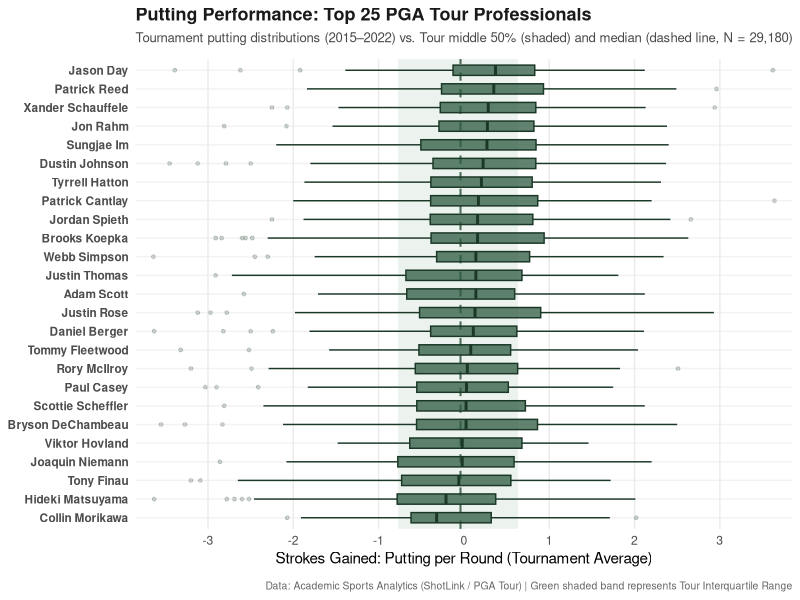

Write the R code that produced this figure.
## ---- chunk 1
#| label: fig-putting-distribution
#| fig-cap: "Career tournament putting distributions for the top 25 PGA Tour players compared against the overall tour baseline."
#| fig-width: 8.5
#| fig-height: 7.5

library(tidyverse)

# Load tournament-level PGA Tour data
pga_data <- read_csv("data/pga_putting.csv", show_col_types = FALSE)

# Identify the top 25 golfers by career Strokes Gained: Total (min 40 tournaments)
top25_players <- pga_data |>
  group_by(player) |>
  summarize(
    events = n(),
    mean_sg_total = mean(sg_total, na.rm = TRUE),
    median_sg_putt = median(sg_putt, na.rm = TRUE),
    .groups = "drop"
  ) |>
  filter(events >= 40) |>
  slice_max(order_by = mean_sg_total, n = 25)

# Filter all tournament rounds for these top 25 golfers
top25_rounds <- pga_data |>
  inner_join(top25_players |> select(player, median_sg_putt), by = "player") |>
  mutate(player = fct_reorder(player, median_sg_putt))

# Calculate tour-wide baseline statistics across all 29,180 observations
tour_median <- median(pga_data$sg_putt, na.rm = TRUE)
tour_q25 <- quantile(pga_data$sg_putt, 0.25, na.rm = TRUE)
tour_q75 <- quantile(pga_data$sg_putt, 0.75, na.rm = TRUE)

# Create the comparison graphic
ggplot(top25_rounds, aes(x = sg_putt, y = player)) +
  # Shaded region representing the Tour IQR across all 29,180 observations
  annotate(
    "rect",
    xmin = tour_q25, xmax = tour_q75,
    ymin = -Inf, ymax = Inf,
    fill = "#e8f0ec", alpha = 0.85
  ) +
  # Dashed line at the tour median
  geom_vline(xintercept = tour_median, linetype = "dashed", color = "#4a6b57", linewidth = 0.7) +
  # Boxplots showing each top player's distribution across tournaments
  geom_boxplot(
    fill = "#2d5a3f", color = "#1b3827",
    alpha = 0.75, width = 0.55,
    outlier.alpha = 0.2, outlier.size = 1
  ) +
  coord_cartesian(xlim = c(-3.5, 3.5)) +
  scale_x_continuous(breaks = seq(-3, 3, by = 1)) +
  labs(
    title = "Putting Performance: Top 25 PGA Tour Professionals",
    subtitle = "Tournament putting distributions (2015–2022) vs. Tour middle 50% (shaded) and median (dashed line, N = 29,180)",
    x = "Strokes Gained: Putting per Round (Tournament Average)",
    y = NULL,
    caption = "Data: Academic Sports Analytics (ShotLink / PGA Tour) | Green shaded band represents Tour Interquartile Range"
  ) +
  theme_minimal(base_size = 11) +
  theme(
    plot.title = element_text(face = "bold", size = 13, color = "#1a1a1a"),
    plot.subtitle = element_text(size = 9.5, color = "#4a4a4a", margin = margin(b = 10)),
    plot.caption = element_text(size = 7.5, color = "#666666", margin = margin(t = 10)),
    axis.text.y = element_text(face = "bold", size = 8.5),
    panel.grid.minor = element_blank(),
    panel.grid.major.y = element_line(color = "#f2f2f2")
  )
